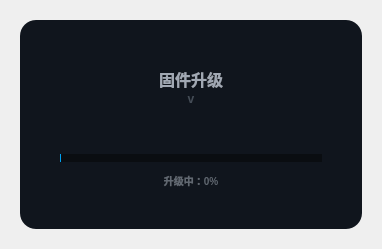
<?xml version="1.0" encoding="UTF-8"?>
<ui version="4.0">
 <class>UpdateOTA</class>
 <widget class="QDialog" name="UpdateOTA">
  <property name="geometry">
   <rect>
    <x>0</x>
    <y>0</y>
    <width>382</width>
    <height>249</height>
   </rect>
  </property>
  <property name="windowTitle">
   <string>Dialog</string>
  </property>
  <layout class="QGridLayout" name="gridLayout">
   <property name="leftMargin">
    <number>20</number>
   </property>
   <property name="topMargin">
    <number>20</number>
   </property>
   <property name="rightMargin">
    <number>20</number>
   </property>
   <property name="bottomMargin">
    <number>20</number>
   </property>
   <property name="spacing">
    <number>0</number>
   </property>
   <item row="0" column="0">
    <widget class="QFrame" name="frame">
     <property name="minimumSize">
      <size>
       <width>342</width>
       <height>209</height>
      </size>
     </property>
     <property name="maximumSize">
      <size>
       <width>342</width>
       <height>209</height>
      </size>
     </property>
     <property name="styleSheet">
      <string notr="true">border-radius: 16px;
background-color:#10151D;</string>
     </property>
     <property name="frameShape">
      <enum>QFrame::StyledPanel</enum>
     </property>
     <property name="frameShadow">
      <enum>QFrame::Raised</enum>
     </property>
     <widget class="QLabel" name="label_val">
      <property name="geometry">
       <rect>
        <x>0</x>
        <y>150</y>
        <width>342</width>
        <height>20</height>
       </rect>
      </property>
      <property name="styleSheet">
       <string notr="true">color: #616871;
font-family: &quot;Noto Sans S Chinese&quot;;
font-weight: 500;
font-size: 10px;</string>
      </property>
      <property name="text">
       <string>升级中：0%</string>
      </property>
      <property name="alignment">
       <set>Qt::AlignCenter</set>
      </property>
     </widget>
     <widget class="QSlider" name="progressBar">
      <property name="enabled">
       <bool>false</bool>
      </property>
      <property name="geometry">
       <rect>
        <x>40</x>
        <y>134</y>
        <width>262</width>
        <height>8</height>
       </rect>
      </property>
      <property name="minimumSize">
       <size>
        <width>262</width>
        <height>8</height>
       </size>
      </property>
      <property name="maximumSize">
       <size>
        <width>262</width>
        <height>8</height>
       </size>
      </property>
      <property name="styleSheet">
       <string notr="true">/*QSlider
{
	border-image:NULL;
	border-radius:2px;
}

QSlider::groove:horizontal {
	border: 0px solid #bbb;
	height:3px;
	border-image: url(:/Skin/Images/more/slider-empty.png);
	border-radius:2px;
}

QSlider::sub-page:horizontal {
	border: 0px solid #777;
	border-image: url(:/Skin/Images/more/slider-full.png);
	margin-left:0px;
}

QSlider::add-page:horizontal {

	border: 0px solid #777;

	border-radius: 2px;
}

QSlider::handle:horizontal {
	
	width: 0px;
	
}


QSlider::handle:horizontal:hover {

width: 0px;
}*/



QSlider
{
    background: none;
    border: none;
}
/*horizontal ：水平QSlider*/
QSlider::groove:horizontal {
	height:8px;
	border-bottom:4px;
	background-color: rgba(0, 0, 0, 0.4);

}
/* 滑块左侧（已填充范围） */
QSlider::sub-page:horizontal {
    background-color: #009FEF;               /* 已填充部分的颜色 */
    border-radius: 4px;                      /* 圆角 */
}
/*3.平时滑动的滑块设计参数*/
QSlider::handle:horizontal {
	/*滑块的宽度*/
	width: 0px;
}

/*4.手动拉动时显示的滑块设计参数*/
QSlider::handle:horizontal:hover {
	/*滑块的宽度*/
	width:0px;
	
}</string>
      </property>
      <property name="maximum">
       <number>100</number>
      </property>
      <property name="pageStep">
       <number>1</number>
      </property>
      <property name="value">
       <number>0</number>
      </property>
      <property name="orientation">
       <enum>Qt::Horizontal</enum>
      </property>
     </widget>
     <widget class="QLabel" name="lab_title">
      <property name="geometry">
       <rect>
        <x>0</x>
        <y>47</y>
        <width>342</width>
        <height>23</height>
       </rect>
      </property>
      <property name="styleSheet">
       <string notr="true">color: #A1A8B3;
font-family: &quot;Noto Sans S Chinese&quot;;
font-weight:500;
font-size: 16px;</string>
      </property>
      <property name="text">
       <string>固件升级</string>
      </property>
      <property name="alignment">
       <set>Qt::AlignCenter</set>
      </property>
     </widget>
     <widget class="QLabel" name="lab_ver">
      <property name="geometry">
       <rect>
        <x>0</x>
        <y>70</y>
        <width>342</width>
        <height>17</height>
       </rect>
      </property>
      <property name="styleSheet">
       <string notr="true">color: #454D57;
font-family: &quot;Noto Sans S Chinese&quot;;
font-weight: 500;
font-size: 12px;</string>
      </property>
      <property name="text">
       <string>v</string>
      </property>
      <property name="alignment">
       <set>Qt::AlignCenter</set>
      </property>
     </widget>
    </widget>
   </item>
  </layout>
 </widget>
 <resources/>
 <connections/>
</ui>
